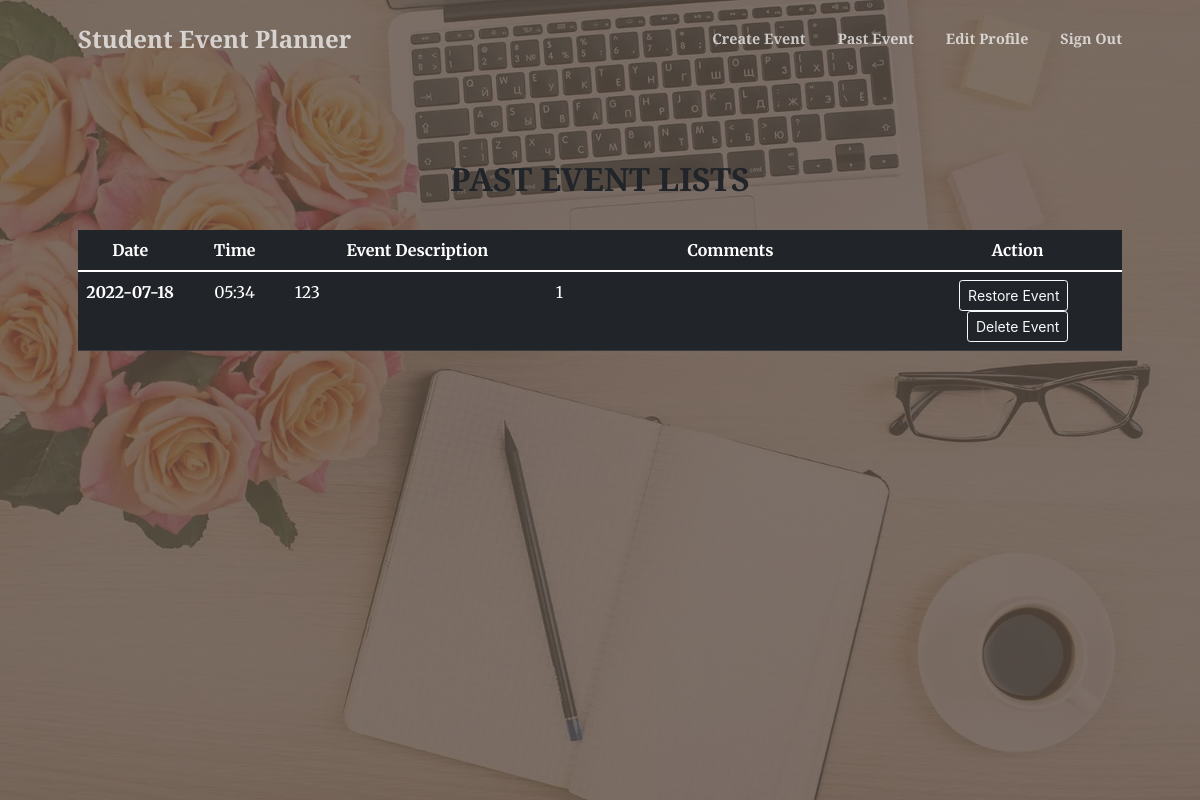
The page /pastevent.php (signed in) on the database its author committed.
### tables this page shows
CREATE TABLE `historyevent_planner` (
  `email` varchar(40) NOT NULL,
  `description` varchar(1000) NOT NULL,
  `date` date NOT NULL,
  `time` varchar(6) NOT NULL,
  `comments` varchar(1000) NOT NULL,
  `historyeventId` int(100) NOT NULL
);

### pastevent.php (the view, shortened to what this page needs)
<?php include 'webtemplate1header.php'; ?>
<header class="masthead">
    <div class="container py-3 h-100">
        <div class="row d-flex justify-content-center align-items-start h-100">
            <div class="card-body p-5 text-center">
                <div class="mb-md-5 mt-md-4 pb-5">
                    <h2 class="fw-bold mb-2 text-uppercase" align="center">Past Event Lists</h2><br>
                    <table class="table table-dark">
                        <thead class="thead-dark">
                            <tr>
                                <th style="width:10%" scope="col">Date</th>
                                <th style="width:10%" scope="col">Time</th>
                                <th style="width:25%" scope="col">Event Description</th>
                                <th style="width:35%" scope="col">Comments</th>
                                <th style="width:20%" scope="col">Action</th>
                            </tr>
                        </thead>
                        <tbody>
                        <?php
                            $sql = "SELECT email, description, date, time, comments, historyeventId FROM historyevent_planner WHERE email='$_SESSION[useremail]'";
                            $result = $conn->query($sql);
                            if ($result->num_rows > 0) {
                                while($row = $result->fetch_assoc()) {
                                ?>
                                    <tr>
                                        <th scope="row"><?php echo $row["date"]?></th>
                                        <td><?php echo $row["time"]?></td>
                                        <td style="text-align:left"><?php echo $row["description"]?></td>
                                        <td style="text-align:left"><?php echo $row["comments"]?></td>
                                        <td><a class="btn btn-outline-light btn-sm px-2" href="<?php echo $roothtml?>/restoreevent.php?historyeventId=<?php echo $row['historyeventId']?>">Restore Event</a>&nbsp;&nbsp;<a class="btn btn-outline-light btn-sm px-2" href="<?php echo $roothtml?>/deleteevent.php?historyeventId=<?php echo $row['historyeventId']?>">Delete Event</a>
                                    </tr>
                                <?php
                                }
                            }
                        ?>
                        </tbody>
                    </table>
                </div>
            </div>
        </div>
    </div>
</header>
<?php include 'webtemplate1footer.php'; ?>

### rows shown on the page
historyevent_planner: date "2022-07-18", time "05:34", description "123", comments "1"
